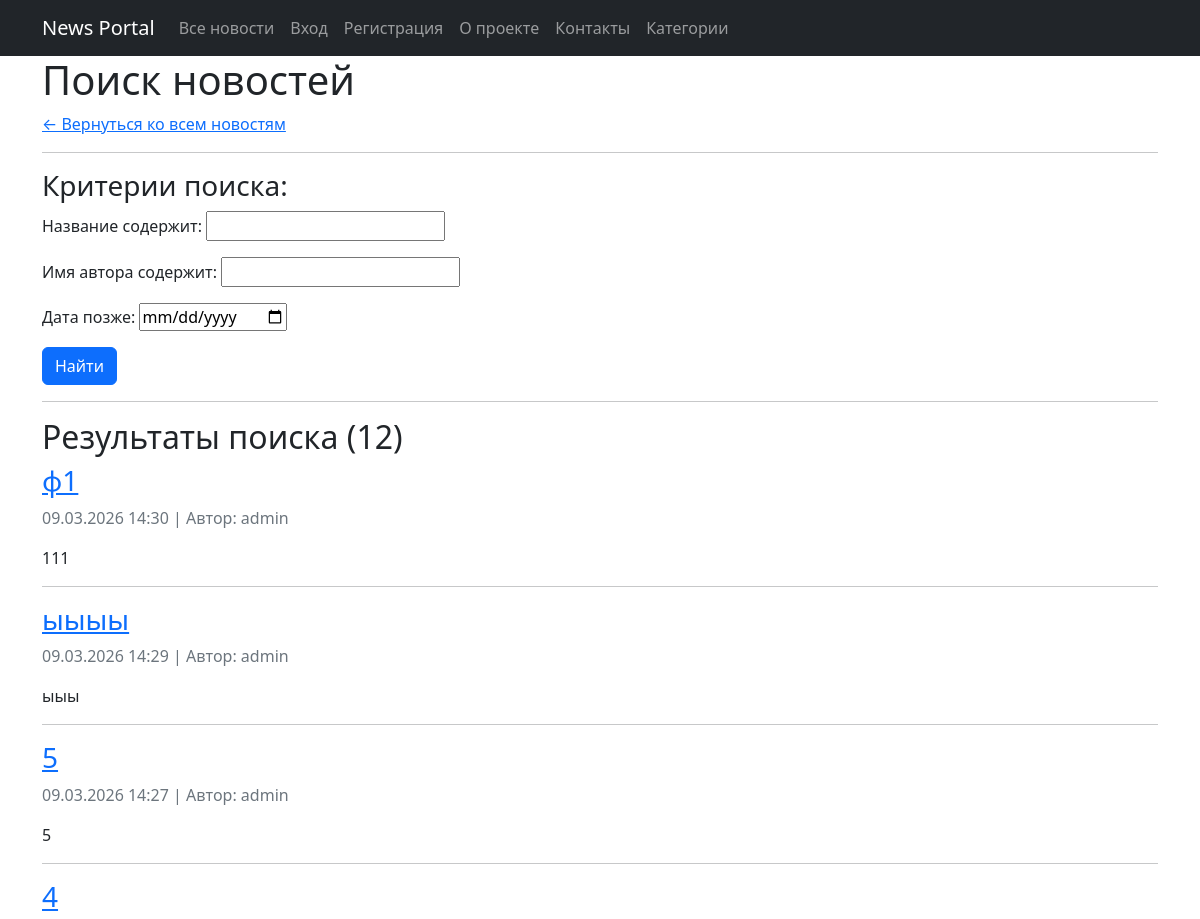
Page /news/search/ (upper part) on the earlier database version.
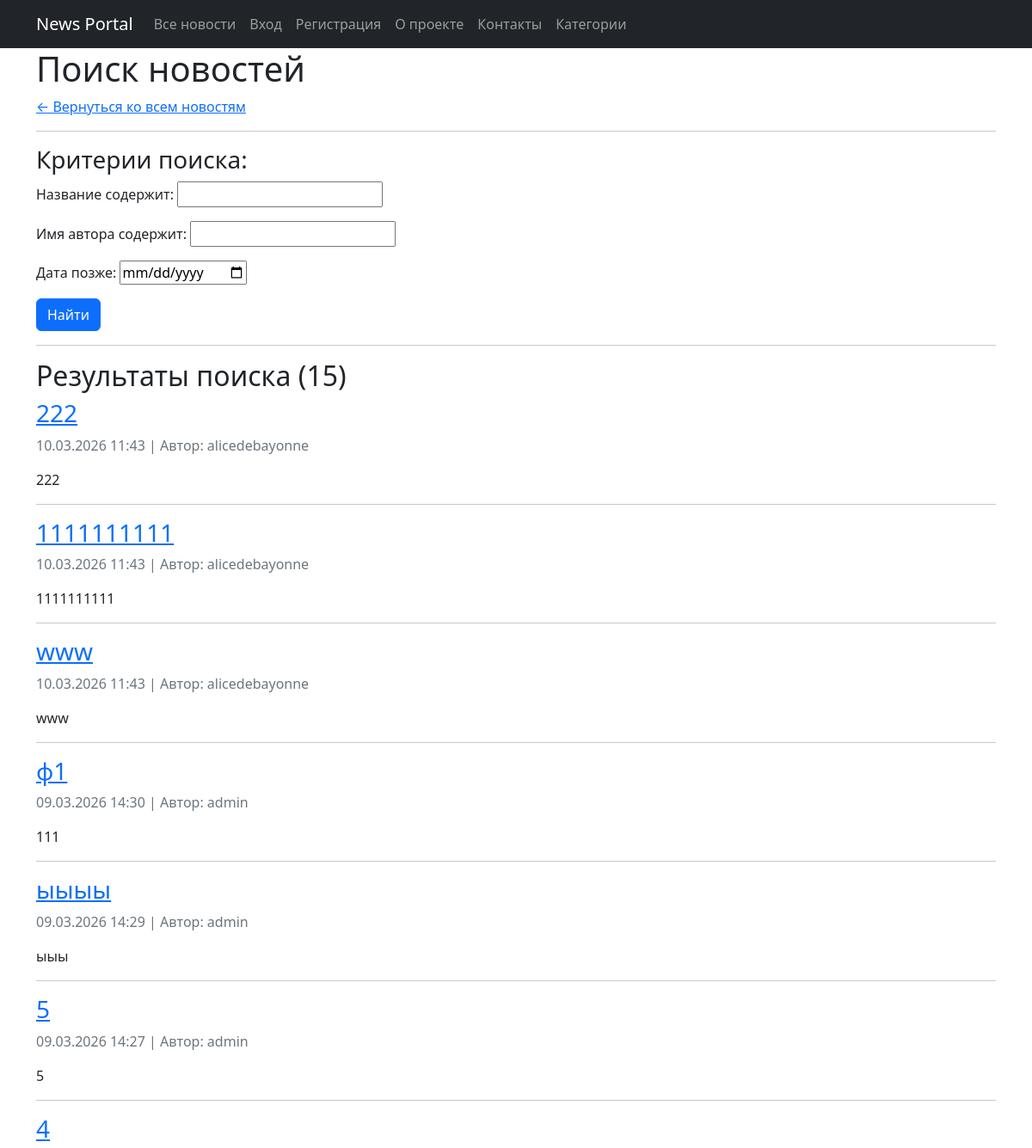
Same page on the later database version.
### news/models.py (models this page shows, shortened)
class Post(models.Model):
    ARTICLE = 'AR'
    NEWS = 'NW'
    POST_TYPES = [
        (ARTICLE, 'Статья'),
        (NEWS, 'Новость'),
    ]
    author = models.ForeignKey(Author, on_delete=models.CASCADE, related_name='posts')
    post_type = models.CharField(max_length=2, choices=POST_TYPES, default=ARTICLE)
    created_at = models.DateTimeField(auto_now_add=True)
    categories = models.ManyToManyField(Category, through='PostCategory')
    title = models.CharField(max_length=200)
    content = models.TextField()
    rating = models.IntegerField(default=0)

class Author(models.Model):
    user = models.OneToOneField(User, on_delete=models.CASCADE)
    rating = models.IntegerField(default=0)

### news/views.py (the view)
# urls.py: path('search/', news_search, name='news_search'),
def news_search(request):
    news = Post.objects.filter(post_type='NW').order_by('-created_at')
    f = NewsFilter(request.GET, queryset=news)
    return render(request, 'news_search.html', {'filter': f})

### news/templatetags/custom_filters.py (called while the page is built)
@register.filter(name='censor')
@stringfilter  # Фильтр будет применяться только к строкам
def censor(value):
    if not isinstance(value, str):
        raise TypeError(f"Фильтр censor может применяться только к строкам. Получен тип: {type(value).__name__}")
    words = value.split()
    censored_words = []
    for word in words:
        word_lower = word.lower().strip('.,!?;:"()')
        if word_lower in BAD_WORDS:
            first_letter = word[0]
            censored_word = first_letter + '*' * (len(word) - 1)
            if word[-1] in '.,!?;:"()':
                censored_word += word[-1]
            censored_words.append(censored_word)
        else:
            censored_words.append(word)
    return ' '.join(censored_words)

### templates/news_search.html
{% extends "flatpages/default.html" %}
{% load custom_filters %}
{% block content %}
    <h1>Поиск новостей</h1>
    <p><a href="{% url 'news_list' %}">← Вернуться ко всем новостям</a></p>
    <hr>
    <form method="get" class="search-form">
        <h3>Критерии поиска:</h3>
        <div class="form-group">
            {{ filter.form.as_p }}
        </div>
        <button type="submit" class="btn btn-primary">Найти</button>
    </form>
    <hr>
    <h2>Результаты поиска ({{ filter.qs.count }})</h2>
    {% if filter.qs %}
        {% for post in filter.qs %}
            <div class="news-item">
                <h3>
                    <a href="{% url 'news_detail' post.id %}">{{ post.title|censor }}</a>
                </h3>
                <p class="text-muted">
                    {{ post.created_at|date:"d.m.Y H:i" }} |
                    Автор: {{ post.author.user.username }}
                </p>
                <p>{{ post.content|censor|truncatewords:30 }}</p>
                <hr>
            </div>
        {% endfor %}
    {% else %}
        <p>Новостей по заданным критериям не найдено.</p>
    {% endif %}
{% endblock %}

Differences in the rows shown:
added Post: title|censor "222", created_at "10.03.2026 11:43", author.user.username "alicedebayonne", content|censor "222"
added Post: title|censor "1111111111", created_at "10.03.2026 11:43", author.user.username "alicedebayonne", content|censor "1111111111"
added Post: title|censor "www", created_at "10.03.2026 11:43", author.user.username "alicedebayonne", content|censor "www"
Other differences:
{{ filter.qs.count }}: "12" → "15"
